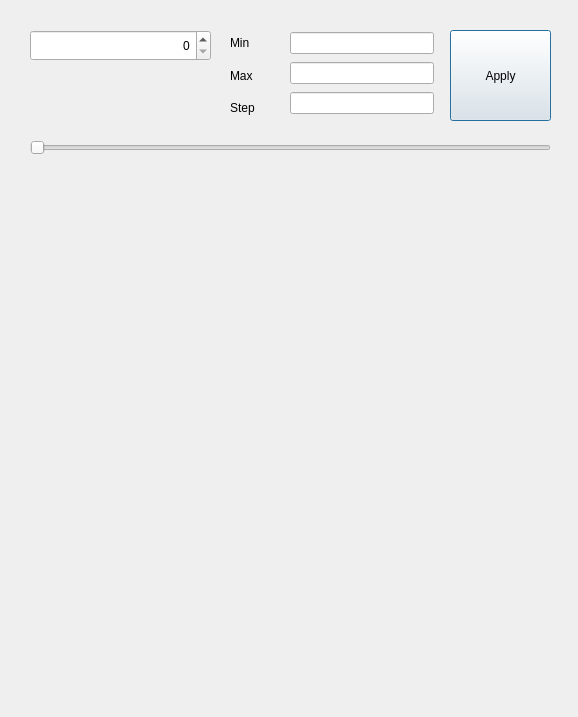
<?xml version="1.0" encoding="UTF-8"?>
<ui version="4.0">
 <class>Dialog</class>
 <widget class="QDialog" name="Dialog">
  <property name="geometry">
   <rect>
    <x>0</x>
    <y>0</y>
    <width>578</width>
    <height>717</height>
   </rect>
  </property>
  <property name="windowTitle">
   <string>Dialog</string>
  </property>
  <widget class="QPushButton" name="btnApply">
   <property name="geometry">
    <rect>
     <x>450</x>
     <y>30</y>
     <width>101</width>
     <height>91</height>
    </rect>
   </property>
   <property name="text">
    <string>Apply</string>
   </property>
  </widget>
  <widget class="QSpinBox" name="spinBox">
   <property name="geometry">
    <rect>
     <x>30</x>
     <y>30</y>
     <width>181</width>
     <height>31</height>
    </rect>
   </property>
   <property name="alignment">
    <set>Qt::AlignRight|Qt::AlignTrailing|Qt::AlignVCenter</set>
   </property>
  </widget>
  <widget class="QLabel" name="labelValue">
   <property name="geometry">
    <rect>
     <x>30</x>
     <y>90</y>
     <width>181</width>
     <height>21</height>
    </rect>
   </property>
   <property name="text">
    <string/>
   </property>
   <property name="alignment">
    <set>Qt::AlignRight|Qt::AlignTrailing|Qt::AlignVCenter</set>
   </property>
  </widget>
  <widget class="QSlider" name="slider">
   <property name="geometry">
    <rect>
     <x>30</x>
     <y>140</y>
     <width>521</width>
     <height>16</height>
    </rect>
   </property>
   <property name="orientation">
    <enum>Qt::Horizontal</enum>
   </property>
  </widget>
  <widget class="QLabel" name="labelValue2">
   <property name="geometry">
    <rect>
     <x>20</x>
     <y>170</y>
     <width>181</width>
     <height>21</height>
    </rect>
   </property>
   <property name="text">
    <string/>
   </property>
   <property name="alignment">
    <set>Qt::AlignRight|Qt::AlignTrailing|Qt::AlignVCenter</set>
   </property>
  </widget>
  <widget class="QWidget" name="layoutWidget">
   <property name="geometry">
    <rect>
     <x>290</x>
     <y>30</y>
     <width>144</width>
     <height>89</height>
    </rect>
   </property>
   <layout class="QVBoxLayout" name="verticalLayout">
    <item>
     <widget class="QLineEdit" name="editMin">
      <property name="inputMethodHints">
       <set>Qt::ImhDigitsOnly</set>
      </property>
      <property name="alignment">
       <set>Qt::AlignRight|Qt::AlignTrailing|Qt::AlignVCenter</set>
      </property>
     </widget>
    </item>
    <item>
     <widget class="QLineEdit" name="editMax">
      <property name="inputMethodHints">
       <set>Qt::ImhDigitsOnly</set>
      </property>
      <property name="alignment">
       <set>Qt::AlignRight|Qt::AlignTrailing|Qt::AlignVCenter</set>
      </property>
     </widget>
    </item>
    <item>
     <widget class="QLineEdit" name="editStep">
      <property name="inputMethodHints">
       <set>Qt::ImhDigitsOnly</set>
      </property>
      <property name="alignment">
       <set>Qt::AlignRight|Qt::AlignTrailing|Qt::AlignVCenter</set>
      </property>
     </widget>
    </item>
   </layout>
  </widget>
  <widget class="QWidget" name="layoutWidget">
   <property name="geometry">
    <rect>
     <x>230</x>
     <y>30</y>
     <width>34</width>
     <height>91</height>
    </rect>
   </property>
   <layout class="QVBoxLayout" name="verticalLayout_2">
    <item>
     <widget class="QLabel" name="label">
      <property name="text">
       <string>Min</string>
      </property>
     </widget>
    </item>
    <item>
     <widget class="QLabel" name="label_2">
      <property name="text">
       <string>Max</string>
      </property>
     </widget>
    </item>
    <item>
     <widget class="QLabel" name="label_3">
      <property name="text">
       <string>Step</string>
      </property>
     </widget>
    </item>
   </layout>
  </widget>
  <widget class="QLabel" name="labelPixmap">
   <property name="geometry">
    <rect>
     <x>50</x>
     <y>210</y>
     <width>491</width>
     <height>461</height>
    </rect>
   </property>
   <property name="text">
    <string/>
   </property>
  </widget>
 </widget>
 <resources/>
 <connections/>
</ui>
